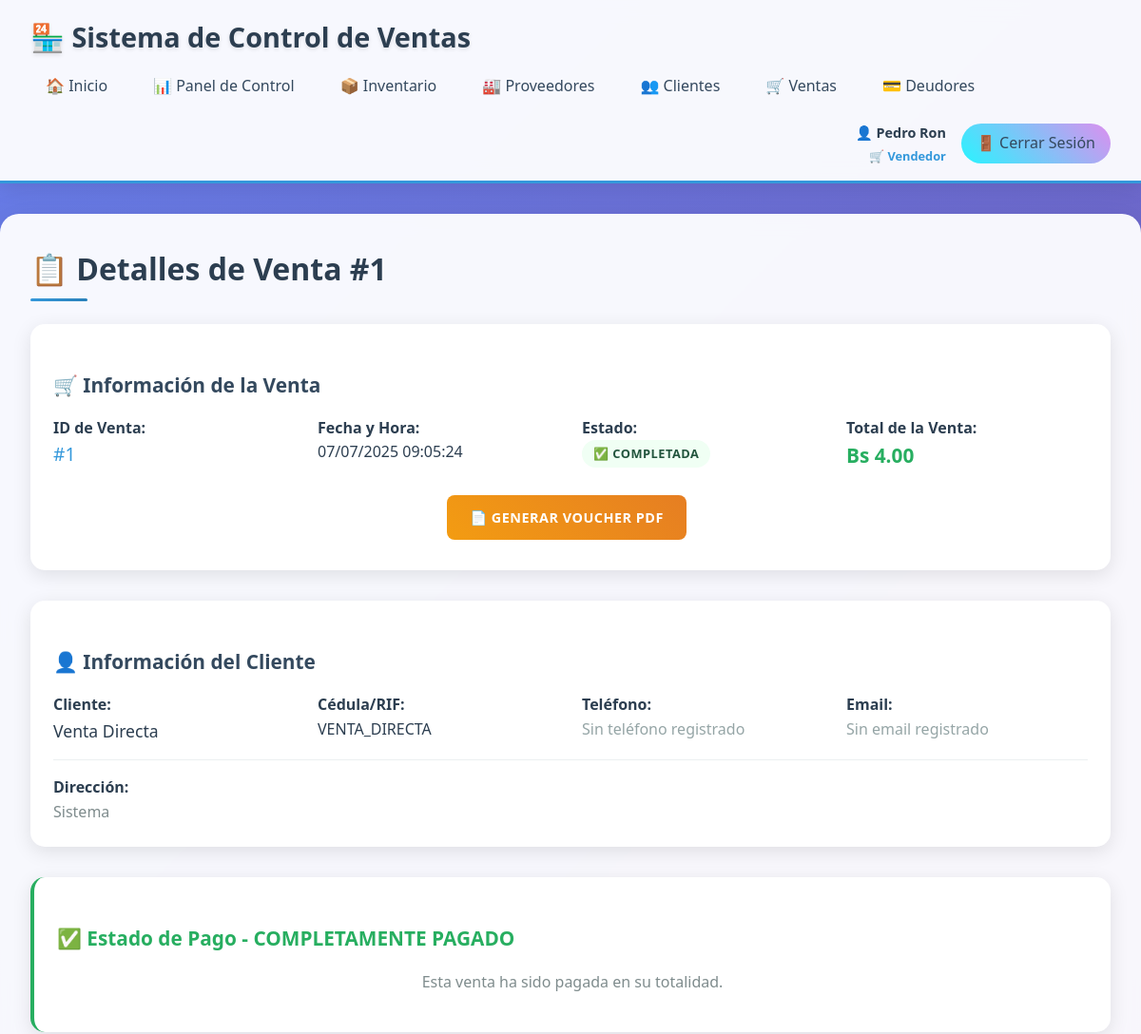
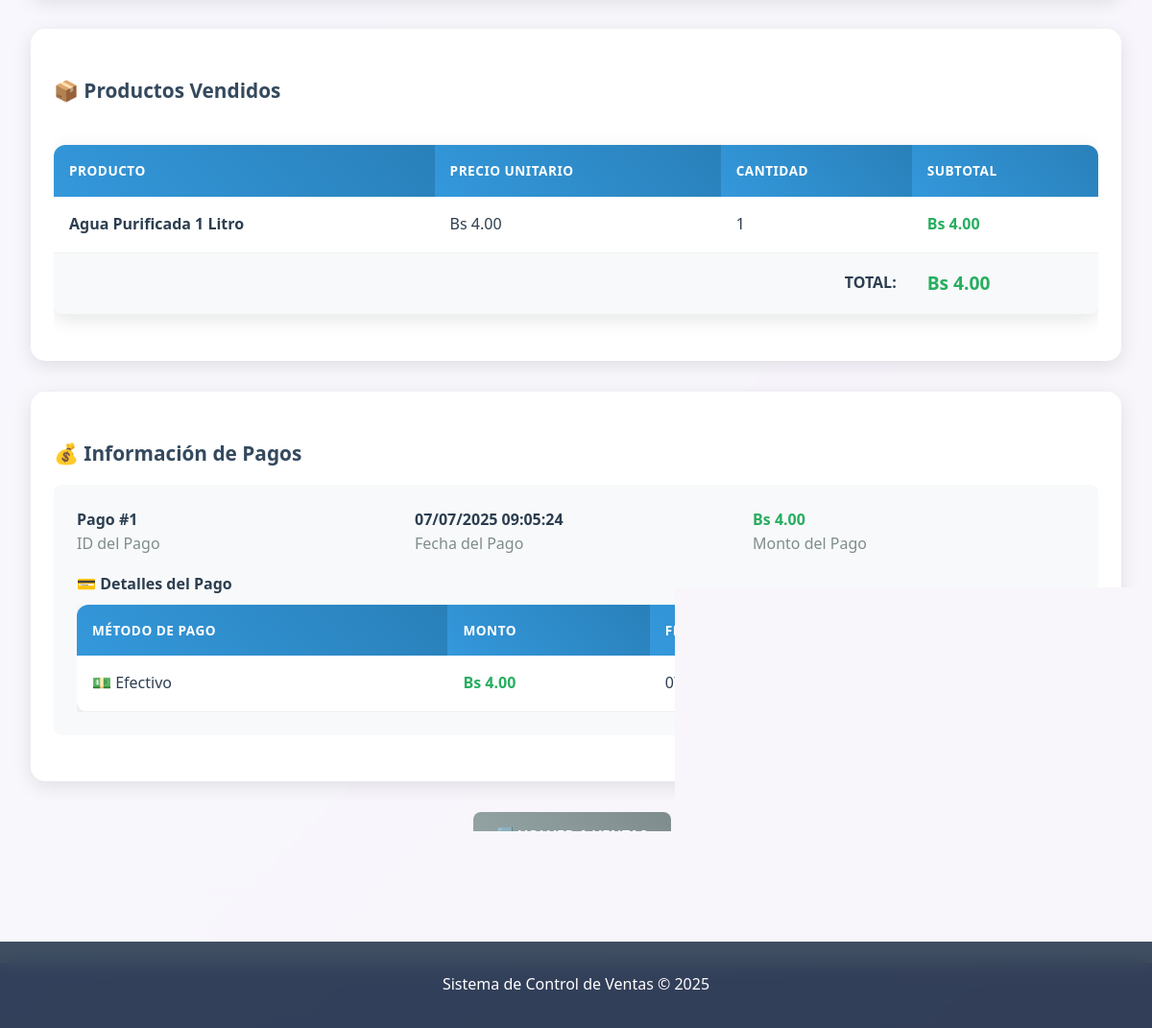
Screenshot of /index.php?action=ventas&method=details&id=1 (signed in) with the database file from the repository (2 pictures, top to bottom).
### tables this page shows
CREATE TABLE `venta` (
  `id_venta` int(11) NOT NULL AUTO_INCREMENT,
  `Cedula_Rif` varchar(15) NOT NULL,
  `Total` decimal(10,2) NOT NULL,
  `Fecha_Emision` timestamp NOT NULL DEFAULT current_timestamp(),
  `Estado` enum('Completada','Cancelada','Pendiente') DEFAULT 'Completada',
  `No_Control` varchar(50) DEFAULT NULL,
  PRIMARY KEY (`id_venta`),
  KEY `idx_fecha` (`Fecha_Emision`),
  KEY `idx_cliente` (`Cedula_Rif`),
  KEY `idx_total` (`Total`),
  KEY `idx_venta_fecha_cliente` (`Fecha_Emision`,`Cedula_Rif`),
  CONSTRAINT `venta_ibfk_1` FOREIGN KEY (`Cedula_Rif`) REFERENCES `cliente` (`Cedula_Rif`) ON UPDATE CASCADE
);

CREATE TABLE `cliente` (
  `Cedula_Rif` varchar(15) NOT NULL,
  `Nombre` varchar(50) NOT NULL,
  `Apellido` varchar(50) DEFAULT NULL,
  `Telefono` varchar(15) DEFAULT NULL,
  `Direccion` text DEFAULT NULL,
  `Correo` varchar(100) DEFAULT NULL,
  `Fecha_Registro` timestamp NOT NULL DEFAULT current_timestamp(),
  `Estado` enum('Activo','Inactivo') DEFAULT 'Activo',
  PRIMARY KEY (`Cedula_Rif`),
  KEY `idx_nombre` (`Nombre`),
  KEY `idx_telefono` (`Telefono`)
);

CREATE TABLE `detalleventa` (
  `id_detalle_venta` int(11) NOT NULL AUTO_INCREMENT,
  `id_venta` int(11) NOT NULL,
  `id_producto` int(11) NOT NULL,
  `Cantidad` int(11) NOT NULL,
  `Precio_Unitario` decimal(10,2) NOT NULL,
  PRIMARY KEY (`id_detalle_venta`),
  KEY `idx_venta` (`id_venta`),
  KEY `idx_producto` (`id_producto`),
  CONSTRAINT `detalleventa_ibfk_1` FOREIGN KEY (`id_venta`) REFERENCES `venta` (`id_venta`) ON DELETE CASCADE ON UPDATE CASCADE,
  CONSTRAINT `detalleventa_ibfk_2` FOREIGN KEY (`id_producto`) REFERENCES `producto` (`id_producto`) ON UPDATE CASCADE
);

CREATE TABLE `producto` (
  `id_producto` int(11) NOT NULL AUTO_INCREMENT,
  `Nombre` varchar(100) NOT NULL,
  `Precio` decimal(10,2) NOT NULL,
  `Unidad` varchar(20) NOT NULL,
  `id_proveedor` int(11) DEFAULT NULL,
  `Fecha_Registro` timestamp NOT NULL DEFAULT current_timestamp(),
  `Estado` enum('Activo','Inactivo') DEFAULT 'Activo',
  `Umbral_Bajo` int(11) NOT NULL DEFAULT 15,
  `Umbral_Critico` int(11) NOT NULL DEFAULT 5,
  PRIMARY KEY (`id_producto`),
  KEY `idx_nombre` (`Nombre`),
  KEY `idx_precio` (`Precio`),
  KEY `idx_proveedor` (`id_proveedor`),
  KEY `idx_producto_proveedor_stock` (`id_proveedor`,`Estado`),
  CONSTRAINT `producto_ibfk_1` FOREIGN KEY (`id_proveedor`) REFERENCES `proveedor` (`id_proveedor`) ON DELETE SET NULL ON UPDATE CASCADE
);

CREATE TABLE `pago` (
  `id_pago_venta` int(11) NOT NULL AUTO_INCREMENT,
  `id_venta` int(11) NOT NULL,
  `Monto` decimal(10,2) NOT NULL,
  `Fecha` timestamp NOT NULL DEFAULT current_timestamp(),
  PRIMARY KEY (`id_pago_venta`),
  KEY `idx_venta` (`id_venta`),
  KEY `idx_fecha` (`Fecha`),
  CONSTRAINT `pago_ibfk_1` FOREIGN KEY (`id_venta`) REFERENCES `venta` (`id_venta`) ON DELETE CASCADE ON UPDATE CASCADE
);

CREATE TABLE `detallepago` (
  `id_detalle_pago` int(11) NOT NULL AUTO_INCREMENT,
  `id_pago_venta` int(11) NOT NULL,
  `Monto` decimal(10,2) NOT NULL,
  `Metodo_Pago` enum('Efectivo','Transferencia','Tarjeta','Divisas','Cheque') NOT NULL,
  `Fecha` timestamp NOT NULL DEFAULT current_timestamp(),
  PRIMARY KEY (`id_detalle_pago`),
  KEY `idx_pago` (`id_pago_venta`),
  KEY `idx_metodo` (`Metodo_Pago`),
  CONSTRAINT `detallepago_ibfk_1` FOREIGN KEY (`id_pago_venta`) REFERENCES `pago` (`id_pago_venta`) ON DELETE CASCADE ON UPDATE CASCADE
);

### views/ventas/details.php (the view, shortened to what the rows shown need)
<?php require_once 'views/layout/header.php'; ?>
<h2>📋 Detalles de Venta #<?php echo $sale['id_venta']; ?></h2>
<div class="card" style="margin-bottom: 2rem;">
    <h3>🛒 Información de la Venta</h3>
    <div style="display: grid; grid-template-columns: repeat(auto-fit, minmax(250px, 1fr)); gap: 1.5rem;">
        <div>
            <strong>ID de Venta:</strong><br>
            <span style="font-size: 1.2rem; color: #3498db;">#<?php echo $sale['id_venta']; ?></span>
        </div>
        <div>
            <strong>Fecha y Hora:</strong><br>
            <span style="color: #2c3e50;"><?php echo date('d/m/Y H:i:s', strtotime($sale['Fecha_Emision'])); ?></span>
        </div>
        <div>
            <strong>Estado:</strong><br>
            <span class="status-indicator status-high">✅ <?php echo htmlspecialchars($sale['Estado']); ?></span>
        </div>
        <div>
            <strong>Total de la Venta:</strong><br>
            <span style="font-size: 1.3rem; color: #27ae60; font-weight: bold;">Bs <?php echo number_format($sale['Total'], 2); ?></span>
        </div>
    </div>
    <div style="text-align: center; margin-top: 1.5rem;">
        <a href="index.php?action=invoice&method=generate&id=<?php echo $sale['id_venta']; ?>"
           class="btn btn-warning" target="_blank">
            📄 Generar VOUCHER PDF
        </a>
    </div>
</div>
<div class="card" style="margin-bottom: 2rem;">
    <h3>👤 Información del Cliente</h3>
    <div style="display: grid; grid-template-columns: repeat(auto-fit, minmax(250px, 1fr)); gap: 1.5rem;">
        <div>
            <strong>Cliente:</strong><br>
            <span style="font-size: 1.1rem; color: #2c3e50;"><?php echo htmlspecialchars($sale['Nombre'] . ' ' . $sale['Apellido']); ?></span>
        </div>
        <div>
            <strong>Cédula/RIF:</strong><br>
            <span style="color: #2c3e50;"><?php echo htmlspecialchars($sale['Cedula_Rif']); ?></span>
        </div>
        <div>
            <strong>Teléfono:</strong><br>
            <?php if (!empty($sale['Telefono'])): ?>
                <a href="tel:<?php echo $sale['Telefono']; ?>" style="color: #27ae60; text-decoration: none;">
                    📱 <?php echo htmlspecialchars($sale['Telefono']); ?>
                </a>
            <?php else: ?>
                <span style="color: #95a5a6;">Sin teléfono registrado</span>
            <?php endif; ?>
        </div>
        <div>
            <strong>Email:</strong><br>
            <?php if (!empty($sale['Correo'])): ?>
                <a href="mailto:<?php echo $sale['Correo']; ?>" style="color: #3498db; text-decoration: none;">
                    📧 <?php echo htmlspecialchars($sale['Correo']); ?>
                </a>
            <?php else: ?>
                <span style="color: #95a5a6;">Sin email registrado</span>
            <?php endif; ?>
        </div>
    </div>
    <?php if (!empty($sale['Direccion'])): ?>
    <div style="margin-top: 1rem; padding-top: 1rem; border-top: 1px solid #ecf0f1;">
        <strong>Dirección:</strong><br>
        <span style="color: #7f8c8d;"><?php echo htmlspecialchars($sale['Direccion']); ?></span>
    </div>
    <?php endif; ?>
</div>
<?php if (isset($debt) && $debt): ?>
<div class="card" style="margin-bottom: 2rem; border-left: 4px solid #e74c3c;">
    <h3 style="color: #e74c3c;">💳 Estado de Pago - DEUDA PENDIENTE</h3>
    <div class="stats-grid">
        <div class="stat-card">
            <span class="stat-number">Bs <?php echo number_format($debt['Monto_Total'], 2); ?></span>
            <span class="stat-label">💼 Total de la Venta</span>
        </div>
        <div class="stat-card">
            <span class="stat-number" style="color: #27ae60;">Bs <?php echo number_format($debt['Monto_Pagado'], 2); ?></span>
            <span class="stat-label">✅ Total Pagado</span>
        </div>
        <div class="stat-card">
            <span class="stat-number" style="color: #e74c3c;">Bs <?php echo number_format($debt['Monto_Deuda'], 2); ?></span>
            <span class="stat-label">⚠️ Deuda Pendiente</span>
        </div>
        <div class="stat-card">
            <span class="stat-number"><?php echo number_format(($debt['Monto_Pagado'] / $debt['Monto_Total']) * 100, 1); ?>%</span>
            <span class="stat-label">📊 Porcentaje Pagado</span>
        </div>
    </div>
    <div style="text-align: center; margin-top: 1.5rem;">
        <a href="index.php?action=deudores&method=addPayment&id=<?php echo $debt['id_deuda']; ?>"
           class="btn btn-warning">
            💰 Registrar Pago de Deuda
        </a>
        <a href="index.php?action=deudores&method=details&id=<?php echo $debt['id_deuda']; ?>"
           class="btn btn-secondary">
            📋 Ver Detalles de Deuda
        </a>
    </div>
</div>
<?php else: ?>
<div class="card" style="margin-bottom: 2rem; border-left: 4px solid #27ae60;">
    <h3 style="color: #27ae60;">✅ Estado de Pago - COMPLETAMENTE PAGADO</h3>
    <p style="color: #7f8c8d; text-align: center; margin: 1rem 0;">
        Esta venta ha sido pagada en su totalidad.
    </p>
</div>
<?php endif; ?>
<div class="card" style="margin-bottom: 2rem;">
    <h3>📦 Productos Vendidos</h3>
    <div style="overflow-x: auto;">
        <table>
            <thead>
                <tr>
                    <th>Producto</th>
                    <th>Precio Unitario</th>
                    <th>Cantidad</th>
                    <th>Subtotal</th>
                </tr>
            </thead>
            <tbody>
                <?php
                $totalCalculado = 0;
                foreach ($saleDetails as $detail):
                    $subtotal = $detail['Precio_Unitario'] * $detail['Cantidad'];
                    $totalCalculado += $subtotal;
                ?>
                <tr>
                    <td><strong><?php echo htmlspecialchars($detail['producto_nombre']); ?></strong></td>
                    <td>Bs <?php echo number_format($detail['Precio_Unitario'], 2); ?></td>
                    <td><?php echo $detail['Cantidad']; ?></td>
                    <td><strong style="color: #27ae60;">Bs <?php echo number_format($subtotal, 2); ?></strong></td>
                </tr>
                <?php endforeach; ?>
            </tbody>
            <tfoot>
                <tr style="background: #f8f9fa; font-weight: bold;">
                    <td colspan="3" style="text-align: right;"><strong>TOTAL:</strong></td>
                    <td><strong style="color: #27ae60; font-size: 1.2rem;">Bs <?php echo number_format($totalCalculado, 2); ?></strong></td>
                </tr>
            </tfoot>
        </table>
    </div>
</div>
<div class="card">
    <h3>💰 Información de Pagos</h3>
    <?php foreach ($payments as $payment): ?>
        <div style="background: #f8f9fa; padding: 1.5rem; border-radius: 8px; margin-bottom: 1.5rem;">
            <div style="display: grid; grid-template-columns: repeat(auto-fit, minmax(200px, 1fr)); gap: 1rem; margin-bottom: 1rem;">
                <div>
                    <strong>Pago #<?php echo $payment['id_pago_venta']; ?></strong><br>
                    <span style="color: #7f8c8d;">ID del Pago</span>
                </div>
                <div>
                    <strong><?php echo date('d/m/Y H:i:s', strtotime($payment['Fecha'])); ?></strong><br>
                    <span style="color: #7f8c8d;">Fecha del Pago</span>
                </div>
                <div>
                    <strong style="color: #27ae60;">Bs <?php echo number_format($payment['Monto'], 2); ?></strong><br>
                    <span style="color: #7f8c8d;">Monto del Pago</span>
                </div>
            </div>
            <h4 style="margin: 1rem 0 0.5rem 0;">💳 Detalles del Pago</h4>
            <div style="overflow-x: auto;">
                <table style="margin: 0;">
                    <thead>
                        <tr>
                            <th>Método de Pago</th>
                            <th>Monto</th>
                            <th>Fecha</th>
                        </tr>
                    </thead>
                    <tbody>
                        <?php foreach ($paymentDetails[$payment['id_pago_venta']] as $detail): ?>
                        <tr>
                            <td>
                                <?php
                                $methodIcons = [
                                    'Efectivo' => '💵',
                                    'Transferencia' => '🏦',
                                    'Tarjeta' => '💳',
                                    'Divisas' => '💱'
                                ];
                                $icon = $methodIcons[$detail['Metodo_Pago']] ?? '💰';
                                echo $icon . ' ' . htmlspecialchars($detail['Metodo_Pago']);
                                ?>
                            </td>
                            <td><strong style="color: #27ae60;">Bs <?php echo number_format($detail['Monto'], 2); ?></strong></td>
                            <td><?php echo date('d/m/Y H:i:s', strtotime($detail['Fecha'])); ?></td>
                        </tr>
                        <?php endforeach; ?>
                    </tbody>
                </table>
            </div>
        </div>
    <?php endforeach; ?>
</div>
<div style="text-align: center; margin-top: 2rem;">
    <a href="index.php?action=ventas&method=list" class="btn btn-secondary">
        ⬅️ Volver a Ventas
    </a>
</div>
<?php require_once 'views/layout/footer.php'; ?>

### rows the page displays
venta: id_venta "1", Fecha_Emision "07/07/2025 09:05:24", Estado "COMPLETADA", Total "4.00", Cedula_Rif.Apellido "Venta Directa", Cedula_Rif "VENTA_DIRECTA", Cedula_Rif.Direccion "Sistema"
detalleventa: id_producto.Nombre "Agua Purificada 1 Litro", Precio_Unitario "4.00", Cantidad "1"
pago: id_pago_venta "1", Fecha "07/07/2025 09:05:24", Monto "4.00"
detallepago: Metodo_Pago "💵", Metodo_Pago "Efectivo", Monto "4.00", Fecha "07/07/2025 09:05:24"

### other values shown
$nombreCompleto "Pedro Ron"
$roleIcon "🛒"
$_SESSION['rol_nombre'] "Vendedor"
$totalCalculado "4.00"
